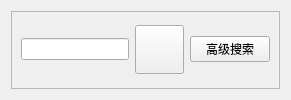
                 <widget class="QWidget" name="page_3">
                  <layout class="QGridLayout" name="gridLayout_37">
                   <item row="0" column="0">
                    <widget class="QFrame" name="frame">
                     <property name="frameShape">
                      <enum>QFrame::StyledPanel</enum>
                     </property>
                     <property name="frameShadow">
                      <enum>QFrame::Raised</enum>
                     </property>
                     <layout class="QGridLayout" name="gridLayout">
                      <item row="0" column="0">
                       <widget class="QLineEdit" name="searchLineedit"/>
                      </item>
                      <item row="0" column="1">
                       <widget class="QPushButton" name="search">
                        <property name="minimumSize">
                         <size>
                          <width>49</width>
                          <height>49</height>
                         </size>
                        </property>
                        <property name="maximumSize">
                         <size>
                          <width>49</width>
                          <height>49</height>
                         </size>
                        </property>
                        <property name="text">
                         <string/>
                        </property>
                       </widget>
                      </item>
                      <item row="0" column="2">
                       <widget class="QPushButton" name="GOODFIND">
                        <property name="text">
                         <string>高级搜索</string>
                        </property>
                       </widget>
                      </item>
                     </layout>
                    </widget>
                   </item>
                  </layout>
                 </widget>
